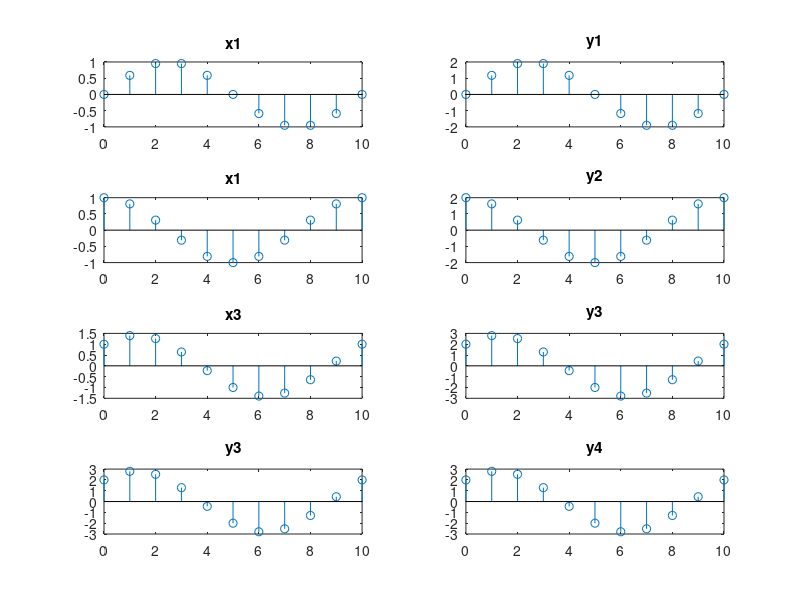

Recreate this plot in MATLAB.
% Dean Chong San
% 40061194

clc;
clear all;
rows = 4
col = 2
n = [0:10]

x1 = sin ((2 * pi/10)* n);

x2 = cos((2*pi)/10 *n)

x3 = x1 + x2;

y1 = 2 * x1;
y2 = 2 * x2;
y3 = 2 * x3;
y4 = y1 + y2;


subplot(rows, col, 1)
stem (n, x1)
title('x1')

subplot(rows, col, 2)
stem (n, y1)
title('y1')

subplot(rows, col, 3)
stem (n, x2)
title('x1')

subplot(rows, col, 4)
stem (n, y2)
title('y2')

subplot(rows, col, 5)
stem (n, x3)
title('x3')

subplot(rows, col, 6)
stem (n, y3)
title('y3')

subplot(rows, col, 7)
stem (n, y3)
title('y3')

subplot(rows, col, 8)
stem (n, y4)
title('y4')

if (y3 == y4)
    disp('they are linear')
else
    disp('They are not linear')
end
